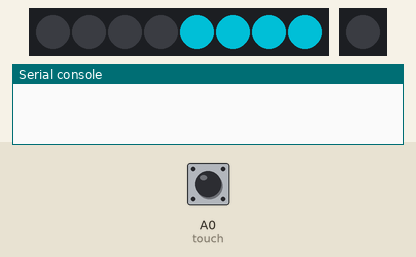
Recording of a program running on a simulated CircuitPython board. Shown: 8 RGB LEDs in strip order, left to right, 1 RGB LEDs in strip order, left to right, the last lines printed to the serial console. The test bench sets the inputs (shaded band); at power-on: A0 (touch) LOW. Dim RGB values are drawn brighter than linear; touch pads read as touched when driven HIGH.

Above: at 1.25 s.
1.3 s: A0 (touch) pulled HIGH for 3.2 s
At 2.5 s:
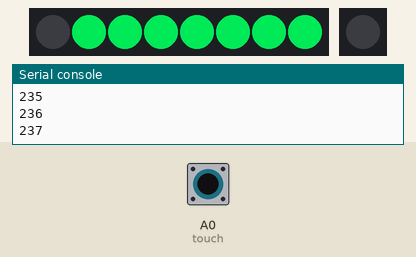
5.1 s: A0 (touch) pulled HIGH for 1 s
At 5.58 s:
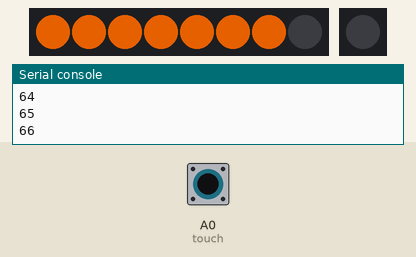
6.7 s: A0 (touch) pulled HIGH for 1 s
At 8.02 s:
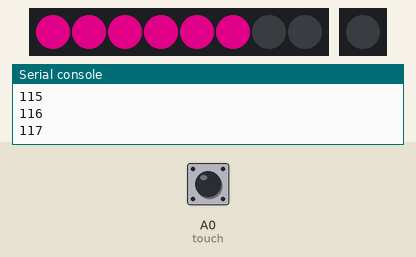
8.3 s: A0 (touch) pulled HIGH for 0.15 s
At 8.64 s:
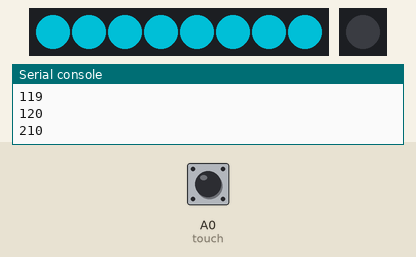
9.0 s: A0 (touch) pulled HIGH for 3.2 s
At 10.24 s:
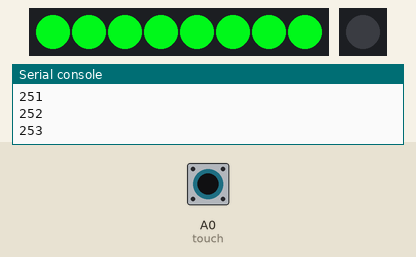
Timing chart, 0 to 13.8 s (numbered marks = the images above; inputs shaded):
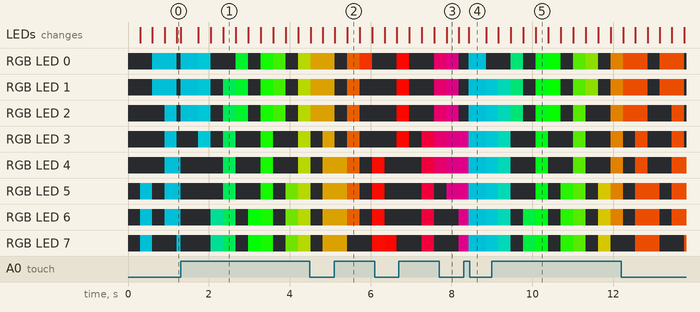

The program:

mainANIMTEST.py
```python
import time
import board
import busio
import adafruit_sgp30
import neopixel
import touchio
from analogio import AnalogIn

from helpers import *

PIXEL_PIN = board.D11
NUM_PIXELS = 8

# pin with touch sensitivity
TOUCH_PIN = board.A0

DISPLAY_BRIGHTNESS = 1

# set up pixel array
pixels = neopixel.NeoPixel(PIXEL_PIN, NUM_PIXELS, brightness=DISPLAY_BRIGHTNESS, auto_write=True)

touch_pad = TOUCH_PIN
touch = touchio.TouchIn(touch_pad)

# VBatAnalogIn = AnalogIn(VBATPIN)
# def getBatteryVoltage():
#     return getVoltage(VBatAnalogIn) * 2

# Turn off board neopixel
neopixel.NeoPixel(board.NEOPIXEL, 1, auto_write=True)[0] = 0

# shows the color, lighting the pixels corresponding to 1s in a binary array
def showColor(color, mapping=[1,1,1,1,1,1,1,1]):
    # crawl the mapping and only light up the pixels which should be activated
    for n,m in enumerate(mapping):
        if m == 1:
            pixels[n] = displayColor
        else:
            pixels[n] = 0

tick = int(time.monotonic())

touched = False
mode = 0

color = 210

mapping = [1,1,1,1,1,1,1,1]
i = 0
toggle = 0

while True:

    # increase color value
    if touch.value:
        if color == 255:
            color = 0
        elif color == 210:
            time.sleep(.4)
            color += 1
        elif color == 120:
            color = 210
        else:
            color += 1

        print(color)
        time.sleep(0.015)

    c = wheel(color)
    displayColor = c # don't dim

    mapping[i] = toggle

    # increment i
    i += 1
    if i == 8:
        i = 0
        # toggle our toggler
        toggle ^= 1
    time.sleep(.01)


    pixelMapping = mapping

    showColor(displayColor, pixelMapping)
```

helpers.py
```python
import time

MAX_MODE = 3

def wheel(pos):
    # Input a value 0 to 255 to get a color value.
    # The colours are a transition r - g - b - back to r.
    if pos < 0 or pos > 255:
        r = g = b = 0
    elif pos < 85:
        r = int(pos * 3)
        g = int(255 - pos*3)
        b = 0
    elif pos < 170:
        pos -= 85
        r = int(255 - pos*3)
        g = 0
        b = int(pos*3)
    else:
        pos -= 170
        r = 0
        g = int(pos*3)
        b = int(255 - pos*3)
    return (r, g, b)

# x    input value;
# a,b  input range
# c,d  output range
# y    return value
def mapFromTo(x,a,b,c,d):
   y=(x-a)/(b-a)*(d-c)+c
   return y

# returns bool: whether n is in the given range
# lower inclusive, upper exclusive (min <= n < max)
def inRange(n, min, max):
    return n < max and n >= min

def dim(color, factor):
    r, g, b = color
    dimmedColor = int(r/factor), int(g/factor), int(b/factor)
    return dimmedColor

def getVoltage(pin):
    return (pin.value * 3.3) / 65536

# pulses the input color's brightness according to the device time
# speed: the speed at which the pulse pulses. 100 is medium, 300 is very slow.
# depth: how dim the pulse gets at its dimmest. higher values are less
#        dim. 10 is medium, 2 is very deep, 30 is very shallow.
def pulse(color, speed, depth):
    milliseconds = int(time.monotonic()*100)
    # print("time:",time.monotonic())
    timeValue = abs(milliseconds % speed - speed//2)
    # print(timeValue)
    dimAmount = timeValue/depth + 1
    # print(dimAmount)
    return dim(color, dimAmount)

def increment(mode):
    if mode == MAX_MODE:
        return 0
    else:
        return mode + 1
```

Measured:
- after the input at 6.7 s, the LEDs: first change after 0.26 s (image 3 shows a later state)
- after the input at 8.3 s, the LEDs: change after 0.13 s (image 4)
